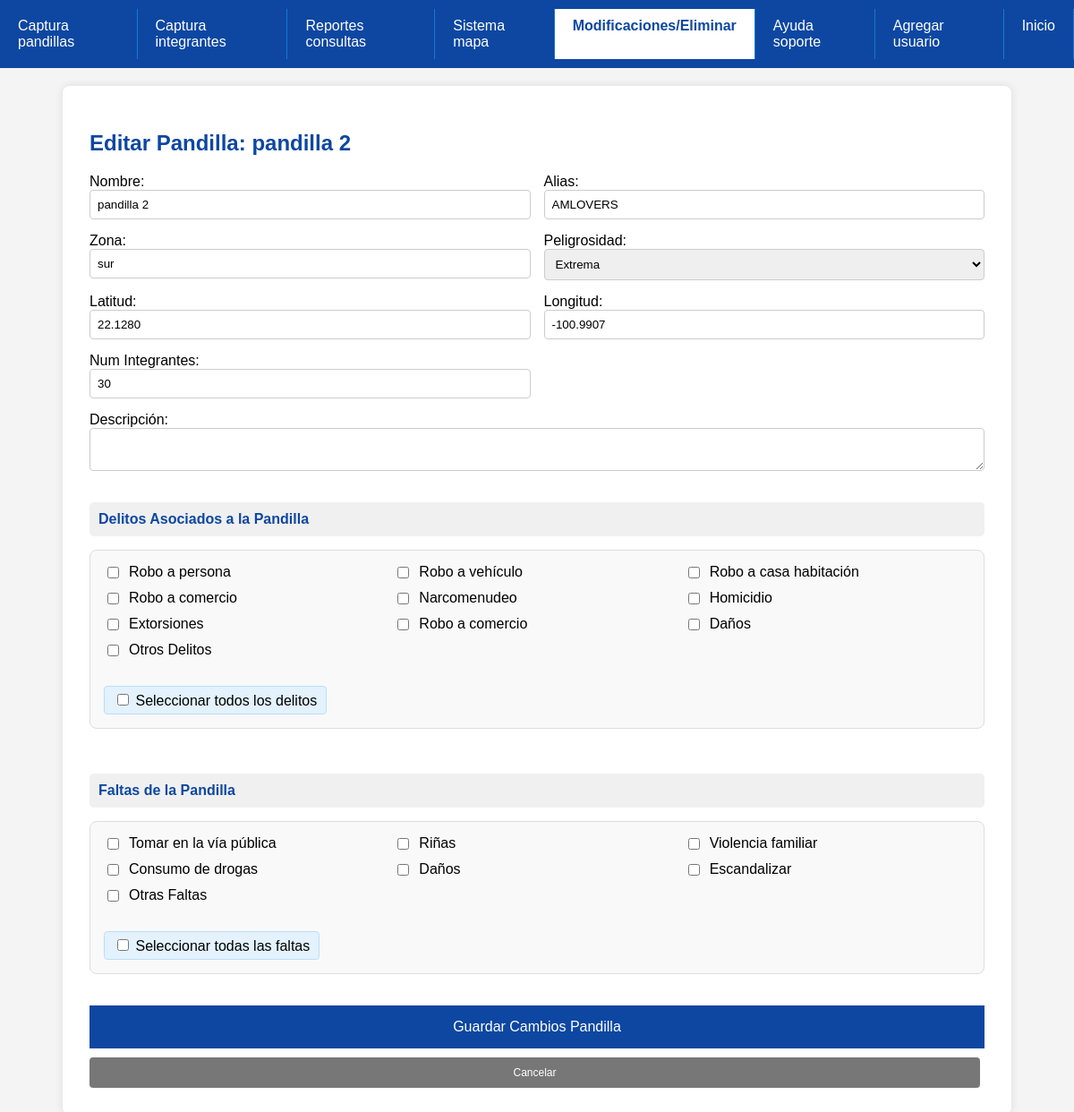
Screenshot of /diez.php?edit_pandilla=7 (signed in) with the database file from the repository.
### tables this page shows
CREATE TABLE `pandillas` (
  `id_pandilla` int(11) NOT NULL,
  `nombre` varchar(100) DEFAULT NULL,
  `alias` varchar(100) DEFAULT NULL,
  `descripcion` varchar(255) DEFAULT NULL,
  `id_lider_actual` varchar(50) DEFAULT NULL,
  `num_integrantes_aproximado` int(11) DEFAULT NULL,
  `rango_edades` varchar(100) DEFAULT NULL,
  `horario_reunion` varchar(100) DEFAULT NULL,
  `peligrosidad` varchar(100) DEFAULT NULL,
  `redes_sociales` varchar(100) DEFAULT NULL,
  `lugar_reunion` varchar(100) DEFAULT NULL,
  `latitud_reunion` varchar(100) DEFAULT NULL,
  `longitud_reunion` varchar(100) DEFAULT NULL,
  `fecha_registro` datetime DEFAULT current_timestamp(),
  `pandillas_rivales_texto` varchar(100) DEFAULT NULL,
  `zona` varchar(30) NOT NULL,
  `delitos_pandillas` text NOT NULL,
  `faltas_pandillas` text NOT NULL
);

CREATE TABLE `delitos` (
  `id_delito` int(11) NOT NULL,
  `nombre_delito` varchar(100) DEFAULT NULL,
  `descripcion` varchar(100) DEFAULT NULL,
  `categoria` varchar(100) DEFAULT NULL,
  `gravedad` varchar(100) DEFAULT NULL
);

CREATE TABLE `faltas` (
  `id_falta` int(11) NOT NULL,
  `nombre_falta` varchar(100) DEFAULT NULL,
  `descripcion` varchar(100) DEFAULT NULL,
  `categoria` varchar(100) DEFAULT NULL,
  `gravedad` varchar(100) DEFAULT NULL
);

### diez.php (the view, shortened to what this page needs)
<?php
include 'conexion.php';
$delitos = [];
$resD = $conn->query("SELECT * FROM delitos");
while($r = $resD->fetch_assoc()) $delitos[] = $r;
$faltas = [];
$resF = $conn->query("SELECT * FROM faltas");
while($r = $resF->fetch_assoc()) $faltas[] = $r;
$vista = 'lista';
$data_editar = null;
$delitos_act = [];
$faltas_act = [];
if (isset($_GET['edit_pandilla'])) {
    $vista = 'edit_pandilla';
    $id = $_GET['edit_pandilla'];
    $data_editar = $conn->query("SELECT * FROM Pandillas WHERE id_pandilla=$id")->fetch_assoc();
    $delitos_string = $data_editar['delitos_pandillas'] ?? '';
    $delitos_act = !empty($delitos_string) ? explode(', ', $delitos_string) : [];
    $faltas_string = $data_editar['faltas_pandillas'] ?? '';
    $faltas_act = !empty($faltas_string) ? explode(', ', $faltas_string) : [];
}
?>
<!DOCTYPE html>
<html lang="es">
<head>
</head>
<body>
    <div class="top-nav" id="adminNav">
        <a class="nav-item" href="cuatro.php">Captura pandillas</a>
        <a class="nav-item" href="cinco.php">Captura integrantes</a>
        <a class="nav-item" href="seis.php">Reportes consultas</a>
        <a class="nav-item" href="siete.php">Sistema mapa</a>
        <a class="nav-item active" href="diez.php">Modificaciones/Eliminar</a>
        <a class="nav-item" href="ocho.php">Ayuda soporte</a>
        <a class="nav-item" href="nueve.php">Agregar usuario</a>
        <a class="nav-item" href="tres.php">Inicio</a>
    </div>
    <div class="main-content">
        <?php if ($vista == 'edit_pandilla'): ?>
            <div class="form-container">
                <h2 style="color:#0d47a1">Editar Pandilla: <?php echo $data_editar['nombre']; ?></h2>
                <form method="POST">
                    <div class="form-grid">
                        <div class="form-group">
                            <label>Nombre:</label>
                            <input type="text" name="nombrePandilla" value="<?php echo $data_editar['nombre']; ?>" required>
                        </div>
                        <div class="form-group">
                            <label>Alias:</label>
                            <input type="text" name="alias" value="<?php echo $data_editar['alias']; ?>">
                        </div>
                        <div class="form-group">
                            <label>Zona:</label>
                            <input type="text" name="zona" value="<?php echo $data_editar['zona']; ?>">
                        </div>
                        <div class="form-group">
                            <label>Peligrosidad:</label>
                            <select name="peligrosidad">
                                <option value="Extrema" <?php if($data_editar['peligrosidad']=='Extrema') echo 'selected'; ?>>Extrema</option>
                            </select>
                        </div>
                        <div class="form-group">
                            <label>Latitud:</label>
                            <input type="text" name="latitud" value="<?php echo $data_editar['latitud_reunion']; ?>">
                        </div>
                        <div class="form-group">
                            <label>Longitud:</label>
                            <input type="text" name="longitud" value="<?php echo $data_editar['longitud_reunion']; ?>">
                        </div>
                        <div class="form-group">
                            <label>Num Integrantes:</label>
                            <input type="number" name="numIntegrantes" value="<?php echo $data_editar['num_integrantes_aproximado']; ?>">
                        </div>
                        <div class="form-group full-width">
                            <label>Descripción:</label>
                            <textarea name="descripcion"><?php echo $data_editar['descripcion']; ?></textarea>
                        </div>
                        <div class="form-group full-width">
                            <div class="section-title">Delitos Asociados a la Pandilla</div>
                            <div class="checkbox-section">
                                <div class="checkbox-section-grid">
                                    <?php foreach($delitos as $d):
                                        $delito_nombre = $d['nombre_delito'];
                                        $checked = in_array($delito_nombre, $delitos_act) ? 'checked' : '';
                                    ?>
                                        <label class="checkbox-item">
                                            <input type="checkbox" name="delitos_pandillas[]" value="<?php echo $d['id_delito']; ?>" <?php echo $checked; ?>>
                                            <?php echo htmlspecialchars($delito_nombre); ?>
                                        </label>
                                    <?php endforeach; ?>
                                </div>
                                <div class="select-all" onclick="toggleAll('delitos_pandillas', 'toggleAllDelitosPandilla')">
                                    <input type="checkbox" id="toggleAllDelitosPandilla"> Seleccionar todos los delitos
                                </div>
                            </div>
                        </div>
                        <div class="form-group full-width">
                            <div class="section-title">Faltas de la Pandilla</div>
                            <div class="checkbox-section">
                                <div class="checkbox-section-grid">
                                    <?php foreach($faltas as $f):
                                        $falta_nombre = $f['nombre_falta'];
                                        $checked = in_array($falta_nombre, $faltas_act) ? 'checked' : '';
                                    ?>
                                        <label class="checkbox-item">
                                            <input type="checkbox" name="faltas_pandillas[]" value="<?php echo $f['id_falta']; ?>" <?php echo $checked; ?>>
                                            <?php echo htmlspecialchars($falta_nombre); ?>
                                        </label>
                                    <?php endforeach; ?>
                                </div>
                                <div class="select-all" onclick="toggleAll('faltas_pandillas', 'toggleAllFaltasPandilla')">
                                    <input type="checkbox" id="toggleAllFaltasPandilla"> Seleccionar todas las faltas
                                </div>
                            </div>
                        </div>
                    </div>
                    <button type="submit" style="background:#0d47a1; color:white; padding:15px; border:none; width:100%; margin-top:20px; font-size:16px;">Guardar Cambios Pandilla</button>
                    <a href="diez.php" class="btn btn-cancel text-center" style="display:block; text-align:center; color:white; text-decoration:none;">Cancelar</a>
                </form>
            </div>
        <?php endif; ?>
    </div>
</body>
</html>

### diez.php (style rules this page uses)
body { font-family: Arial, sans-serif; margin: 0; padding: 0; background-color: #f4f4f4; display: flex; flex-direction: column; min-height: 100vh; }
.top-nav { background-color: #0d47a1; color: white; padding: 10px 0; display: flex; }
.nav-item { padding: 10px 20px; cursor: pointer; text-decoration: none; color: white; border-right: 1px solid #1976d2; }
.nav-item.active { background-color: white; color: #0d47a1; font-weight: bold; }
.main-content { padding: 20px; flex-grow: 1; }
.form-container { background-color: white; padding: 30px; border-radius: 8px; box-shadow: 0 0 10px rgba(0,0,0,0.1); max-width: 1000px; margin: 0 auto; }
.btn { padding: 5px 10px; text-decoration: none; color: white; border-radius: 4px; font-size: 12px; margin-right: 5px; }
.btn-cancel { background-color: #777; padding: 10px; display:inline-block; margin-top:10px; }
.form-grid { display: grid; grid-template-columns: repeat(2, 1fr); gap: 15px; }
.form-group { display: flex; flex-direction: column; }
input, select, textarea { padding: 8px; border: 1px solid #ccc; border-radius: 4px; }
.full-width { grid-column: span 2; }
.section-title { background-color: #f0f0f0; padding: 10px; border-radius: 5px; margin-top: 20px; font-weight: bold; color: #0d47a1; }
.checkbox-item { display: flex; align-items: center; gap: 8px; margin-bottom: 5px; }
.checkbox-item input[type="checkbox"] { width: auto; }
.checkbox-section { margin: 15px 0; padding: 15px; background-color: #f9f9f9; border-radius: 8px; border: 1px solid #ddd; }
.checkbox-section-grid { display: grid; grid-template-columns: repeat(3, 1fr); gap: 5px; margin-bottom: 15px; }
.select-all { margin-top: 10px; padding: 5px 10px; background: #e3f2fd; border: 1px solid #bbdefb; border-radius: 4px; cursor: pointer; display: inline-block; }

### rows the page displays
pandillas: nombre "pandilla 2", nombrePandilla "pandilla 2", alias "AMLOVERS", zona "sur", peligrosidad "Extrema", latitud "22.1280", longitud "-100.9907", numIntegrantes "30"
delitos: nombre_delito "Robo a persona"
delitos: nombre_delito "Robo a vehículo"
delitos: nombre_delito "Robo a casa habitación"
delitos: nombre_delito "Robo a comercio"
delitos: nombre_delito "Narcomenudeo"
delitos: nombre_delito "Homicidio"
delitos: nombre_delito "Extorsiones"
delitos: nombre_delito "Robo a comercio"
delitos: nombre_delito "Daños"
delitos: nombre_delito "Otros Delitos"
faltas: nombre_falta "Tomar en la vía pública"
faltas: nombre_falta "Riñas"
faltas: nombre_falta "Violencia familiar"
faltas: nombre_falta "Consumo de drogas"
faltas: nombre_falta "Daños"
faltas: nombre_falta "Escandalizar"
faltas: nombre_falta "Otras Faltas"
